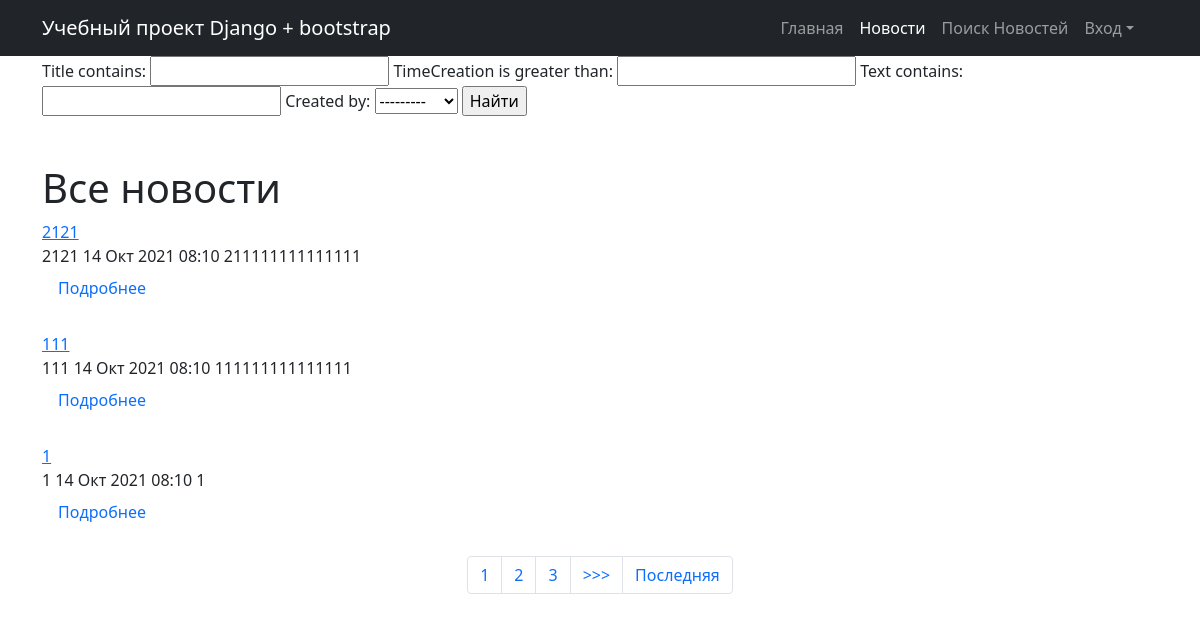
Page /news/search/ on the earlier database version.
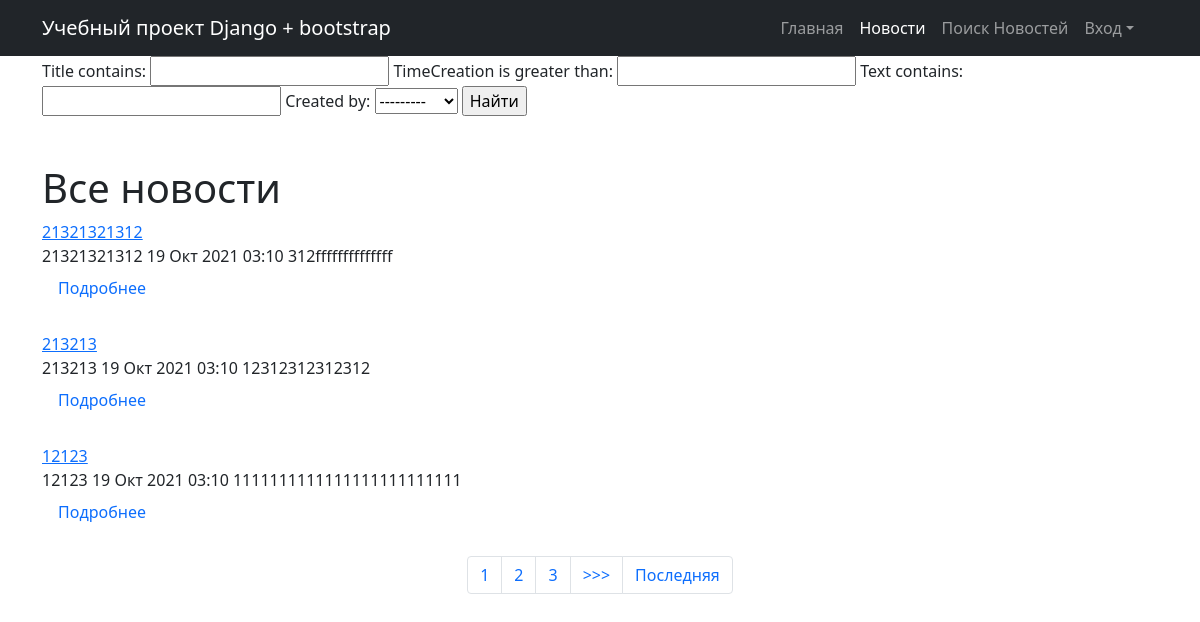
Same page on the later database version.
### news/models.py (models this page shows, shortened)
class Post(models.Model):
    NEWS = 'NW'
    ARTICLE = 'AR'
    MATERIAL_CHOICES = [
        (NEWS, 'Новость'),
        (ARTICLE, 'Статья'),
    ]
    material = models.CharField(
        max_length=7,
        choices=MATERIAL_CHOICES,
        default='article')
    created_by = models.ForeignKey(Author, on_delete=models.CASCADE)
    timeCreation = models.DateTimeField(auto_now_add=True)
    title = models.CharField(max_length=128)
    text = models.TextField()
    rating = models.IntegerField(default=0)
    postCategory = models.ManyToManyField(Category, through='PostCategory')

### news/views.py (the view)
# urls.py: path('search/', PostsSearch.as_view()),
class PostsSearch(ListView):
    model = Post
    template_name = 'news/search.html'
    context_object_name = 'posts'
    ordering = ['-timeCreation', 'created_by']
    paginate_by = 3
    def get_filter(self):
        return PostFilter(self.request.GET, queryset=super().get_queryset())
    def get_queryset(self):
        return self.get_filter().qs
    def get_context_data(self, *args, **kwargs):
        return {
            **super().get_context_data(*args, **kwargs),
            "filter": self.get_filter(),
        }

### news/models.py (called while the page is built)
    def __str__(self):
        return f'{self.user.username}'

### news/templatetags/custom_filters.py (called while the page is built)
@register.filter(name='censor') # регестрируем наш фильтр под именем multiply, чтоб django понимал, что это именно фильтр, а не простая функция
def censor(raw): # первый аргумент здесь это то значение, к которому надо применить фильтр, второй аргуменит — это аргумент фильтра, т.е. примерно следующее будет в шаблоне value|multiply:arg
    list_word = raw.split()
    clear_text = ''
    word=''
    for i in list_word:
        if '.' or ',' in i:
            word = i.replace(',', '')
            word = i.replace('.', '')
        if not word.lower() in CENSOR:
            clear_text += i + ' '
        else:
            clear_text += 'censor '
    return clear_text

### templates/news/search.html (shortened to what this page needs)
{% extends 'flatpages/default.html' %}
{% block content %}
<div class="container">
<form method="GET">
    {{ filter.form }}
    <input type="submit" value="Найти">
</form>
</div>
<div class="container">
<div class="text-left mt-5">
<h1>Все новости </h1>
{% load custom_filters %}
{% if posts %}
    {% for post in posts %}
        <a href="{% url 'post_detail' post.id %}">{{ post.title|censor }}</a>
        <br>
        {{ post.title |censor }}  {{ post.timeCreation |date:'d M Y h:m'}} {{ post.text | truncatechars:200 |censor }}
    <a class="nav-link active" aria-current="page" href="/news/{{post.pk}}">Подробнее</a>
        <br>
    {% endfor %}
    {% else %}
        <h2> Новостей нет</h2>
{% endif %}
  </div>
</div>
{% include 'news/pagination.html' %}
{% endblock content %}

Differences in the rows shown:
no longer on this page (row unchanged): Post: title|censor "2121", timeCreation "14 Окт 2021 08:10", text|censor "211111111111111"
no longer on this page (row unchanged): Post: title|censor "111", timeCreation "14 Окт 2021 08:10", text|censor "111111111111111"
no longer on this page (row unchanged): Post: title|censor "1", timeCreation "14 Окт 2021 08:10", text|censor "1"
added Post: title|censor "21321321312", timeCreation "19 Окт 2021 03:10", text|censor "312ffffffffffffff"
added Post: title|censor "213213", timeCreation "19 Окт 2021 03:10", text|censor "12312312312312"
added Post: title|censor "12123", timeCreation "19 Окт 2021 03:10", text|censor "1111111111111111111111111"
